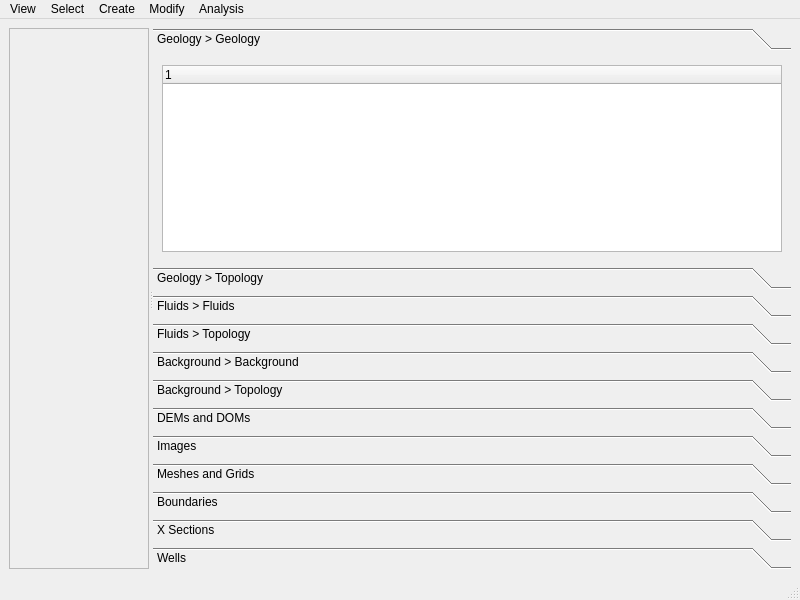
<?xml version="1.0" encoding="UTF-8"?>
<ui version="4.0">
 <class>BaseViewWindow</class>
 <widget class="QMainWindow" name="BaseViewWindow">
  <property name="geometry">
   <rect>
    <x>0</x>
    <y>0</y>
    <width>800</width>
    <height>600</height>
   </rect>
  </property>
  <property name="windowTitle">
   <string>MainWindow</string>
  </property>
  <widget class="QWidget" name="centralwidget">
   <layout class="QVBoxLayout" name="verticalLayout">
    <item>
     <widget class="QSplitter" name="splitter">
      <property name="sizePolicy">
       <sizepolicy hsizetype="Expanding" vsizetype="Preferred">
        <horstretch>0</horstretch>
        <verstretch>0</verstretch>
       </sizepolicy>
      </property>
      <property name="orientation">
       <enum>Qt::Orientation::Horizontal</enum>
      </property>
      <widget class="QFrame" name="ViewFrame">
       <property name="sizePolicy">
        <sizepolicy hsizetype="Preferred" vsizetype="Preferred">
         <horstretch>3</horstretch>
         <verstretch>0</verstretch>
        </sizepolicy>
       </property>
       <property name="frameShape">
        <enum>QFrame::Shape::StyledPanel</enum>
       </property>
       <property name="frameShadow">
        <enum>QFrame::Shadow::Raised</enum>
       </property>
       <layout class="QVBoxLayout" name="verticalLayout_15">
        <item>
         <layout class="QVBoxLayout" name="ViewFrameLayout"/>
        </item>
       </layout>
      </widget>
      <widget class="QToolBox" name="toolBox">
       <property name="sizePolicy">
        <sizepolicy hsizetype="Preferred" vsizetype="Preferred">
         <horstretch>1</horstretch>
         <verstretch>0</verstretch>
        </sizepolicy>
       </property>
       <property name="currentIndex">
        <number>0</number>
       </property>
       <widget class="QWidget" name="GeologyTreePage">
        <property name="geometry">
         <rect>
          <x>0</x>
          <y>0</y>
          <width>626</width>
          <height>168</height>
         </rect>
        </property>
        <attribute name="label">
         <string>Geology &gt; Geology</string>
        </attribute>
        <layout class="QVBoxLayout" name="verticalLayout_2">
         <item>
          <widget class="QTreeWidget" name="GeologyTreeWidget">
           <column>
            <property name="text">
             <string notr="true">1</string>
            </property>
           </column>
          </widget>
         </item>
        </layout>
       </widget>
       <widget class="QWidget" name="GeologyTopologyTreePage">
        <property name="geometry">
         <rect>
          <x>0</x>
          <y>0</y>
          <width>98</width>
          <height>74</height>
         </rect>
        </property>
        <attribute name="label">
         <string>Geology &gt; Topology</string>
        </attribute>
        <layout class="QVBoxLayout" name="verticalLayout_3">
         <item>
          <widget class="QTreeWidget" name="GeologyTopologyTreeWidget">
           <column>
            <property name="text">
             <string notr="true">1</string>
            </property>
           </column>
          </widget>
         </item>
        </layout>
       </widget>
       <widget class="QWidget" name="FluidsTreePage">
        <property name="geometry">
         <rect>
          <x>0</x>
          <y>0</y>
          <width>98</width>
          <height>74</height>
         </rect>
        </property>
        <attribute name="label">
         <string>Fluids &gt; Fluids</string>
        </attribute>
        <layout class="QVBoxLayout" name="verticalLayout_4">
         <item>
          <widget class="QTreeWidget" name="FluidsTreeWidget">
           <column>
            <property name="text">
             <string notr="true">1</string>
            </property>
           </column>
          </widget>
         </item>
        </layout>
       </widget>
       <widget class="QWidget" name="FluidsTopologyTreePage">
        <property name="geometry">
         <rect>
          <x>0</x>
          <y>0</y>
          <width>98</width>
          <height>74</height>
         </rect>
        </property>
        <attribute name="label">
         <string>Fluids &gt; Topology</string>
        </attribute>
        <layout class="QVBoxLayout" name="verticalLayout_5">
         <item>
          <widget class="QTreeWidget" name="FluidsTopologyTreeWidget">
           <column>
            <property name="text">
             <string notr="true">1</string>
            </property>
           </column>
          </widget>
         </item>
        </layout>
       </widget>
       <widget class="QWidget" name="BackgroundsTreePage">
        <property name="geometry">
         <rect>
          <x>0</x>
          <y>0</y>
          <width>98</width>
          <height>74</height>
         </rect>
        </property>
        <attribute name="label">
         <string>Background &gt; Background</string>
        </attribute>
        <layout class="QVBoxLayout" name="verticalLayout_6">
         <item>
          <widget class="QTreeWidget" name="BackgroundsTreeWidget">
           <column>
            <property name="text">
             <string notr="true">1</string>
            </property>
           </column>
          </widget>
         </item>
        </layout>
       </widget>
       <widget class="QWidget" name="BackgroundsTopologyTreePage">
        <property name="geometry">
         <rect>
          <x>0</x>
          <y>0</y>
          <width>98</width>
          <height>74</height>
         </rect>
        </property>
        <attribute name="label">
         <string>Background &gt; Topology</string>
        </attribute>
        <layout class="QVBoxLayout" name="verticalLayout_7">
         <item>
          <widget class="QTreeWidget" name="BackgroundsTopologyTreeWidget">
           <column>
            <property name="text">
             <string notr="true">1</string>
            </property>
           </column>
          </widget>
         </item>
        </layout>
       </widget>
       <widget class="QWidget" name="DOMsTablePage">
        <property name="geometry">
         <rect>
          <x>0</x>
          <y>0</y>
          <width>98</width>
          <height>74</height>
         </rect>
        </property>
        <attribute name="label">
         <string>DEMs and DOMs</string>
        </attribute>
        <layout class="QVBoxLayout" name="verticalLayout_8">
         <item>
          <widget class="QTableWidget" name="DOMsTableWidget"/>
         </item>
        </layout>
       </widget>
       <widget class="QWidget" name="ImagesTablePage">
        <property name="geometry">
         <rect>
          <x>0</x>
          <y>0</y>
          <width>98</width>
          <height>74</height>
         </rect>
        </property>
        <attribute name="label">
         <string>Images</string>
        </attribute>
        <layout class="QVBoxLayout" name="verticalLayout_9">
         <item>
          <widget class="QTableWidget" name="ImagesTableWidget"/>
         </item>
        </layout>
       </widget>
       <widget class="QWidget" name="Mesh3DTablePage">
        <property name="geometry">
         <rect>
          <x>0</x>
          <y>0</y>
          <width>98</width>
          <height>74</height>
         </rect>
        </property>
        <attribute name="label">
         <string>Meshes and Grids</string>
        </attribute>
        <layout class="QVBoxLayout" name="verticalLayout_10">
         <item>
          <widget class="QTableWidget" name="Mesh3DTableWidget"/>
         </item>
        </layout>
       </widget>
       <widget class="QWidget" name="BoundariesTablePage">
        <property name="geometry">
         <rect>
          <x>0</x>
          <y>0</y>
          <width>98</width>
          <height>74</height>
         </rect>
        </property>
        <attribute name="label">
         <string>Boundaries</string>
        </attribute>
        <layout class="QVBoxLayout" name="verticalLayout_11">
         <item>
          <widget class="QTableWidget" name="BoundariesTableWidget"/>
         </item>
        </layout>
       </widget>
       <widget class="QWidget" name="XSectionTreePage">
        <property name="geometry">
         <rect>
          <x>0</x>
          <y>0</y>
          <width>98</width>
          <height>74</height>
         </rect>
        </property>
        <attribute name="label">
         <string>X Sections</string>
        </attribute>
        <layout class="QVBoxLayout" name="verticalLayout_12">
         <item>
          <widget class="QTreeWidget" name="XSectionTreeWidget">
           <column>
            <property name="text">
             <string notr="true">1</string>
            </property>
           </column>
          </widget>
         </item>
        </layout>
       </widget>
       <widget class="QWidget" name="WellsTreePage">
        <property name="geometry">
         <rect>
          <x>0</x>
          <y>0</y>
          <width>98</width>
          <height>74</height>
         </rect>
        </property>
        <attribute name="label">
         <string>Wells</string>
        </attribute>
        <layout class="QVBoxLayout" name="verticalLayout_13">
         <item>
          <widget class="QTreeWidget" name="WellsTreeWidget">
           <column>
            <property name="text">
             <string notr="true">1</string>
            </property>
           </column>
          </widget>
         </item>
        </layout>
       </widget>
      </widget>
     </widget>
    </item>
   </layout>
  </widget>
  <widget class="QMenuBar" name="menubar">
   <property name="geometry">
    <rect>
     <x>0</x>
     <y>0</y>
     <width>800</width>
     <height>33</height>
    </rect>
   </property>
   <property name="nativeMenuBar">
    <bool>false</bool>
   </property>
   <widget class="QMenu" name="menuView">
    <property name="tearOffEnabled">
     <bool>true</bool>
    </property>
    <property name="title">
     <string>View</string>
    </property>
   </widget>
   <widget class="QMenu" name="menuSelect">
    <property name="tearOffEnabled">
     <bool>true</bool>
    </property>
    <property name="title">
     <string>Select</string>
    </property>
   </widget>
   <widget class="QMenu" name="menuCreate">
    <property name="tearOffEnabled">
     <bool>true</bool>
    </property>
    <property name="title">
     <string>Create</string>
    </property>
   </widget>
   <widget class="QMenu" name="menuModify">
    <property name="tearOffEnabled">
     <bool>true</bool>
    </property>
    <property name="title">
     <string>Modify</string>
    </property>
   </widget>
   <widget class="QMenu" name="menuAnalysis">
    <property name="tearOffEnabled">
     <bool>true</bool>
    </property>
    <property name="title">
     <string>Analysis</string>
    </property>
   </widget>
   <addaction name="menuView"/>
   <addaction name="menuSelect"/>
   <addaction name="menuCreate"/>
   <addaction name="menuModify"/>
   <addaction name="menuAnalysis"/>
  </widget>
  <widget class="QStatusBar" name="statusbar"/>
 </widget>
 <resources/>
 <connections/>
</ui>
